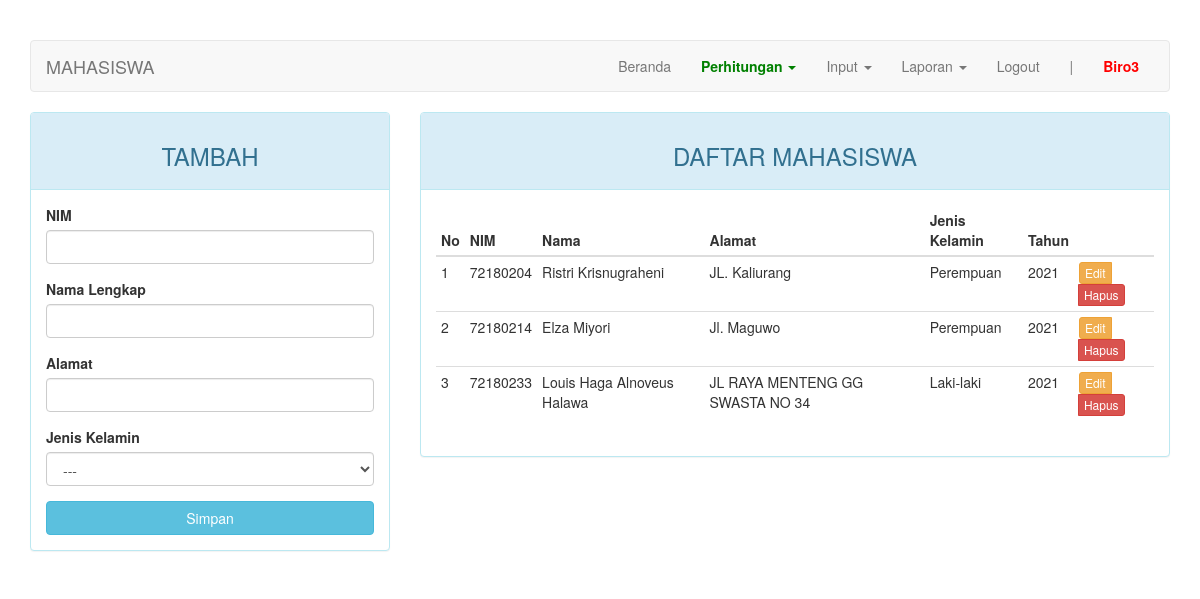
The page /index.php?page=mahasiswa (signed in) on the database its author committed.
### tables this page shows
CREATE TABLE `mahasiswa` (
  `nim` char(9) NOT NULL,
  `nama` varchar(30) NOT NULL,
  `alamat` varchar(100) DEFAULT NULL,
  `jenis_kelamin` enum('Laki-laki','Perempuan') DEFAULT NULL,
  `tahun_mengajukan` char(4) NOT NULL
);

### page/mahasiswa.php (the view, shortened to what this page needs)
<?php
$update = (isset($_GET['action']) AND $_GET['action'] == 'update') ? true : false;
?>
<div class="row">
	<div class="col-md-4">
	    <div class="panel panel-<?= ($update) ? "warning" : "info" ?>">
	        <div class="panel-heading"><h3 class="text-center"><?= ($update) ? "EDIT" : "TAMBAH" ?></h3></div>
	        <div class="panel-body">
	            <form action="<?=$_SERVER['REQUEST_URI']?>" method="POST">
	                <div class="form-group">
	                    <label for="nim">NIM</label>
	                    <input type="text" name="nim" class="form-control" <?= (!$update) ?: 'value="'.$row["nim"].'"' ?>>
	                </div>
	                <div class="form-group">
	                    <label for="nama">Nama Lengkap</label>
	                    <input type="text" name="nama" class="form-control" <?= (!$update) ?: 'value="'.$row["nama"].'"' ?>>
	                </div>
	                <div class="form-group">
	                    <label for="alamat">Alamat</label>
	                    <input type="text" name="alamat" class="form-control" <?= (!$update) ?: 'value="'.$row["alamat"].'"' ?>>
	                </div>
									<div class="form-group">
	                  <label for="jenis_kelamin">Jenis Kelamin</label>
										<select class="form-control" name="jenis_kelamin">
											<option>---</option>
										</select>
									</div>
	                <button type="submit" class="btn btn-<?= ($update) ? "warning" : "info" ?> btn-block">Simpan</button>
	            </form>
	        </div>
	    </div>
	</div>
	<div class="col-md-8">
	    <div class="panel panel-info">
	        <div class="panel-heading"><h3 class="text-center">DAFTAR MAHASISWA</h3></div>
	        <div class="panel-body">
	            <table class="table table-condensed">
	                <thead>
	                    <tr>
	                        <th>No</th>
	                        <th>NIM</th>
	                        <th>Nama</th>
	                        <th>Alamat</th>
	                        <th>Jenis Kelamin</th>
	                        <th>Tahun</th>
	                        <th></th>
	                    </tr>
	                </thead>
	                <tbody>
	                    <?php $no = 1; ?>
	                    <?php if ($query = $connection->query("SELECT * FROM mahasiswa")): ?>
	                        <?php while($row = $query->fetch_assoc()): ?>
	                        <tr>
	                            <td><?=$no++?></td>
	                            <td><?=$row['nim']?></td>
	                            <td><?=$row['nama']?></td>
	                            <td><?=$row['alamat']?></td>
	                            <td><?=$row['jenis_kelamin']?></td>
	                            <td><?=$row['tahun_mengajukan']?></td>
	                            <td>
	                                <div class="btn-group">
	                                    <a href="?page=mahasiswa&action=update&key=<?=$row['nim']?>" class="btn btn-warning btn-xs">Edit</a>
	                                    <a href="?page=mahasiswa&action=delete&key=<?=$row['nim']?>" class="btn btn-danger btn-xs">Hapus</a>
	                                </div>
	                            </td>
	                        </tr>
	                        <?php endwhile ?>
	                    <?php endif ?>
	                </tbody>
	            </table>
	        </div>
	    </div>
	</div>
</div>

### index.php (style rules this page uses)
body { margin-top: 40px; }

### rows shown on the page
mahasiswa: nim "72180204", nama "Ristri Krisnugraheni", alamat "JL. Kaliurang", jenis_kelamin "Perempuan", tahun_mengajukan "2021"
mahasiswa: nim "72180214", nama "Elza Miyori", alamat "Jl. Maguwo", jenis_kelamin "Perempuan", tahun_mengajukan "2021"
mahasiswa: nim "72180233", nama "Louis Haga Alnoveus Halawa", alamat "JL RAYA MENTENG GG SWASTA NO 34", jenis_kelamin "Laki-laki", tahun_mengajukan "2021"

### other values the page prints
$str "MAHASISWA"
$_SESSION["username"] "Biro3"
